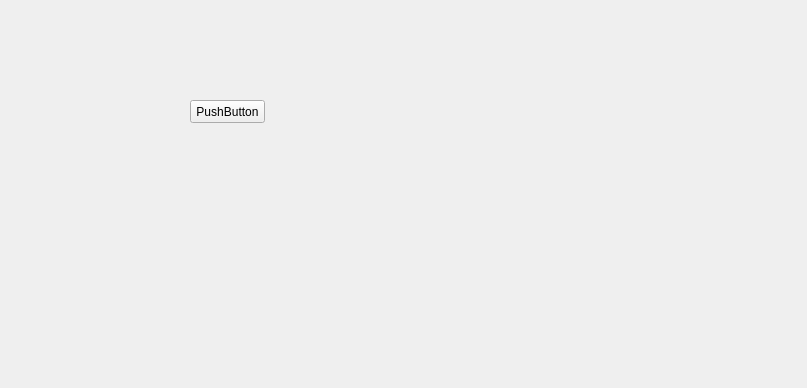
<?xml version="1.0" encoding="UTF-8"?>
<ui version="4.0">
 <class>MainFrameStack</class>
 <widget class="QStackedWidget" name="MainFrameStack">
  <property name="geometry">
   <rect>
    <x>0</x>
    <y>0</y>
    <width>807</width>
    <height>388</height>
   </rect>
  </property>
  <property name="windowTitle">
   <string>StackedWidget</string>
  </property>
  <widget class="QWidget" name="page">
   <widget class="QPushButton" name="pushButton">
    <property name="geometry">
     <rect>
      <x>190</x>
      <y>100</y>
      <width>75</width>
      <height>23</height>
     </rect>
    </property>
    <property name="text">
     <string>PushButton</string>
    </property>
   </widget>
  </widget>
 </widget>
 <resources/>
 <connections/>
</ui>
